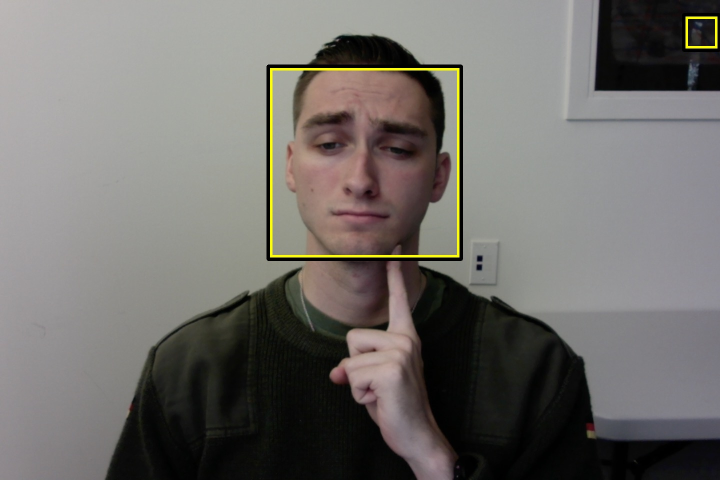
#> input picture example.jpg, 1440 x 960 px, given in place of the camera (shown at 1/2 size)
$ python object_oriented.py
#> lines starting #> are read from the running program, lines starting #| are printed output that depends on the picture; after the words box and inside, x2 and y2 are one past the last pixel; in counts of white or black regions, pixels touching at a corner belong together
# https://docs.opencv.org/4.x/dd/d43/tutorial_py_video_display.html
import cv2
import numpy as np

class FaceFinder:
	"""Initializes a facecascade, detects faces, finds largest face, draws face rects."""

	def __init__(self):
		self.face_cascade = cv2.CascadeClassifier('haarcascade_frontalface_default.xml')

	def find_face(self, frame):
		"""Returns (x,y), writes rec on frame."""
		gray = cv2.cvtColor(frame, cv2.COLOR_BGR2GRAY)
		faces = self.face_cascade.detectMultiScale(gray, minNeighbors = 9)
		#print('detected face(s) at:', faces)
		# Draw rectangle around the faces
		if faces is None:
			return None
		bw = bx = bh = by = 0
		for (x, y, w, h) in faces:
			if w > bw:
				bx,by,bw,bh = x,y,w,h
		cv2.rectangle(frame, (bx, by), (bx + bw, by + bh), (0, 255, 255), 3)
		return ((bx + bw//2), by + (bh//2))

class Stage:
	"""Initialized with display size, draws background grid based on position."""
	def __init__(self):
		self.disp_h = 0
		self.disp_w = 0
		self.cam_h = 720
		self.cam_w = 1280
		self.save_x = 960

	def draw_target_xy(self, img, pos, size):
		cv2.circle(img, pos,
				  size, (0, 0, 255), -1)
		cv2.circle(img, pos,
				  int(size*.8), (255, 255, 255), -1)
		cv2.circle(img, pos,
				  int(size*.6), (0, 0, 255), -1)
		cv2.circle(img, pos,
				  int(size*.4), (255, 255, 255), -1)
		cv2.circle(img, pos,
				  int(size*.2), (0, 0, 255), -1)


	def draw_targetz(self, pos, facexy):
		tx, ty, tz = pos
		cv2.circle(img, (ball0x , ball0y),
				  50, (255, 0, 0), -1)
		cv2.line(img,
				 (960+ int((600-960)*.3**2), 540 ),
				 (ball0x , ball0y),
				 (255, 0, 0), 3)


	def update(self, facexy):
		x,y = facexy
		e = .9 # smoothing constant
		x = e * x + (1-e)*self.save_x
		self.save_x = x
		img = np.zeros([1080,1920,3])
		decay = .3
		sx = sy = 0
		dx = int((x - self.cam_w/2)*2)
		for i in range(1,7):
			sx = sx + int((960-sx)*decay)
			sy = sy + int((540-sy)*decay)
			dx = int(dx * decay)
			#print(sx, sy)
			cv2.rectangle(img, (sx+dx,sy),
						  (1920-sx+dx, 1080-sy),
						  (255,255,255), 1)

		ball0x = 600+ int((x - self.cam_w/2)*2.6)
		ball0y = 540

		cv2.line(img,
				 (960+ int((600-960)*.3**2), 540 ),
				 (ball0x, ball0y),
				 (255,0,0), 3)
		self.draw_target_xy(img, (ball0x , ball0y), 35)

		ball1x = 1000+ int((x - self.cam_w/2)*2*.2)
		ball1y = 440

		cv2.line(img,
				 (960+ int((1200-960)*.3**2), 540 - int((540-650)*.3**2)),
				 (ball1x, ball1y),
				 (255,0,0), 3)
		self.draw_target_xy(img, (ball1x , ball1y), 25)

		ball2x = 1100+ int((x - self.cam_w/2)*2*.9)
		ball2y = 650

		cv2.line(img,
				 (960+ int((1100-960)*.3**2), 540 - int((540-650)*.3**2)),
				 (ball2x, ball2y),
				 (255,0,0), 3)
		self.draw_target_xy(img, (ball2x , ball2y), 50)


		cv2.imshow("Luc's Head Tracking Game", img)


#--------------------------------------------------------------------------
ff = FaceFinder()
stage = Stage()
#img = cv2.imread('brick-wall.jpg')
img = np.zeros([1080,1920,3])
cv2.imshow("Lus's Head Tracking Game", img)
cap = cv2.VideoCapture(cv2.CAP_ANY)
if not cap.isOpened():
	print('Cannot open camera. Make sure you have a webcam, ')
	print("and that it's not being used by another app.")
	exit()

moved = False
while True:
	# Read the frame
	ret, frame = cap.read()
#> frame is the input picture: shape (960, 1440, 3); mean B, G, R 106.4, 110, 112.7
	# if frame is read correctly ret is True
	if not ret:
		print("Error reading frame. Exiting...")

	facexy = ff.find_face(frame)
#> in find_face, `gray = cv2.cvtColor(frame, cv2.COLOR_BGR2GRAY)`:
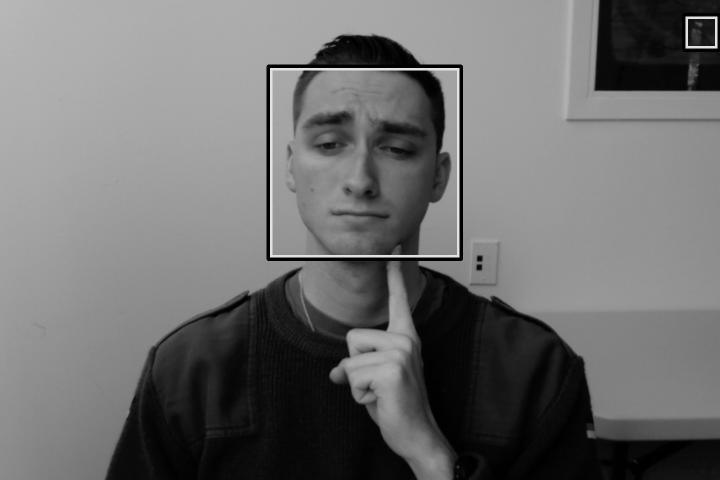
#> gray: shape (960, 1440) (shown at 1/2 size); min 0, max 232, mean 110.4
#> in find_face, `faces = self.face_cascade.detectMultiScale(gray, minNeighbors = 9)`: faces = [[539, 136, 379, 379]]
#> the loop in find_face, `for (x, y, w, h) in faces:` made 1 pass
#> (x, y, w, h, bx, by, bw, bh) on pass 1: (539, 136, 379, 379, 539, 136, 379, 379)
#> after the loop in find_face, `for (x, y, w, h) in faces:`: bh = 379; bx = 539; by = 136
#> in find_face, `cv2.rectangle(frame, (bx, by), (bx + bw, by + bh), (0, 255, 255), 3)`:
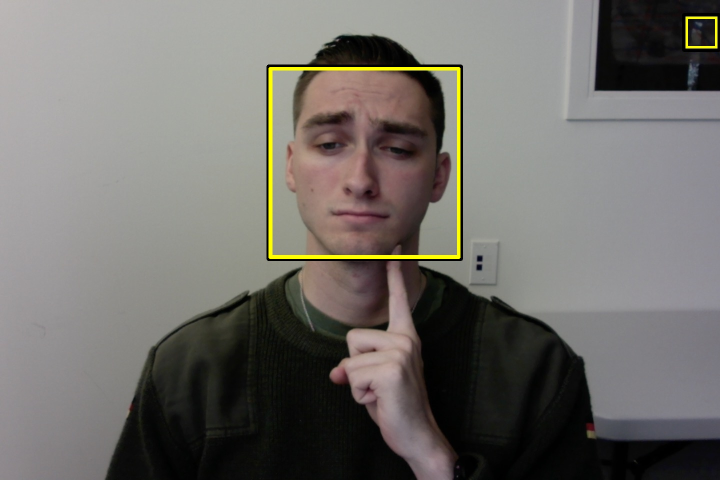
#> frame: shape (960, 1440, 3) (shown at 1/2 size); 0.5% of pixels changed, all inside (x1, y1, x2, y2) = (537, 134, 921, 518)
#> facexy = (728, 325)
	frame_small = cv2.resize(frame,
		(frame.shape[1]//4, frame.shape[0]//4),
		interpolation= cv2.INTER_LINEAR)
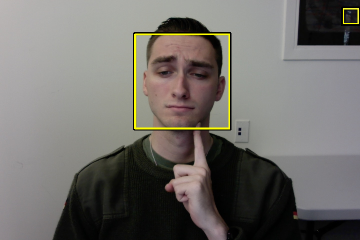
#> frame_small: shape (240, 360, 3); mean B, G, R 106.4, 110.7, 113.4
	cv2.imshow('q to quit', frame_small)
	if not moved:
		cv2.moveWindow('q to quit',1080,0)
		moved = True
	if facexy is not None:
		img = stage.update(facexy)
#> in update, `x,y = facexy`: x = 728; y = 325
#> in update, `x = e * x + (1-e)*self.save_x`: x = 751.2
#> in update, `dx = int((x - self.cam_w/2)*2)`: dx = 222
#> the loop in update, `for i in range(1,7):` made 6 passes
#> dx on passes 1 to 6: 66, 19, 5, 1, 0, 0
#> after the loop in update, `for i in range(1,7):`:
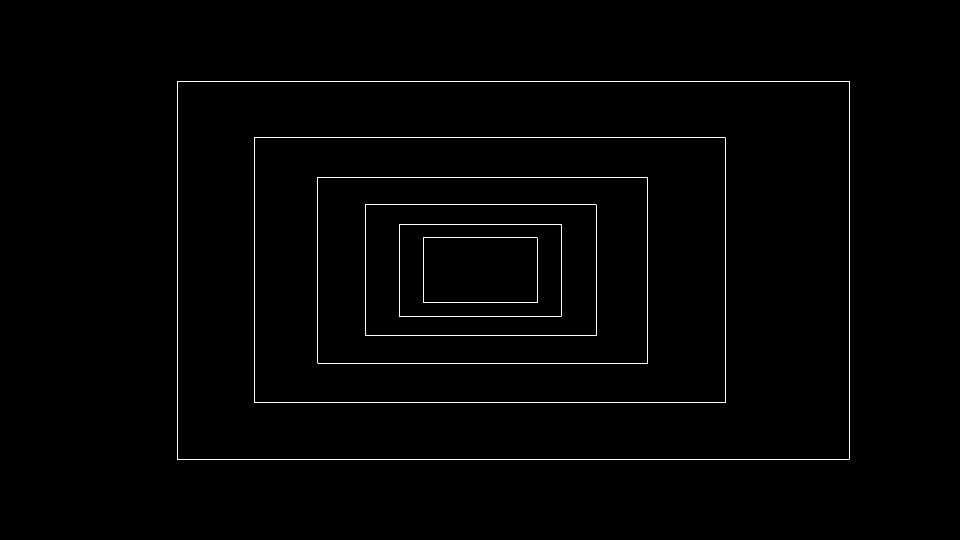
#> img: shape (1080, 1920, 3) float64 (shown at 1/2 size); 0.6% white in thin lines or dots, all inside (x1, y1, x2, y2) = (354, 162, 1699, 919)
#> after the loop in update, `for i in range(1,7):`: sx = 846; sy = 475
#> in update, `ball0x = 600+ int((x - self.cam_w/2)*2.6)`: ball0x = 889
#> in update, `cv2.line(img, (960+ int((600-960)*.3**2), 540 ), (ball0x, ball0y), (25..`:
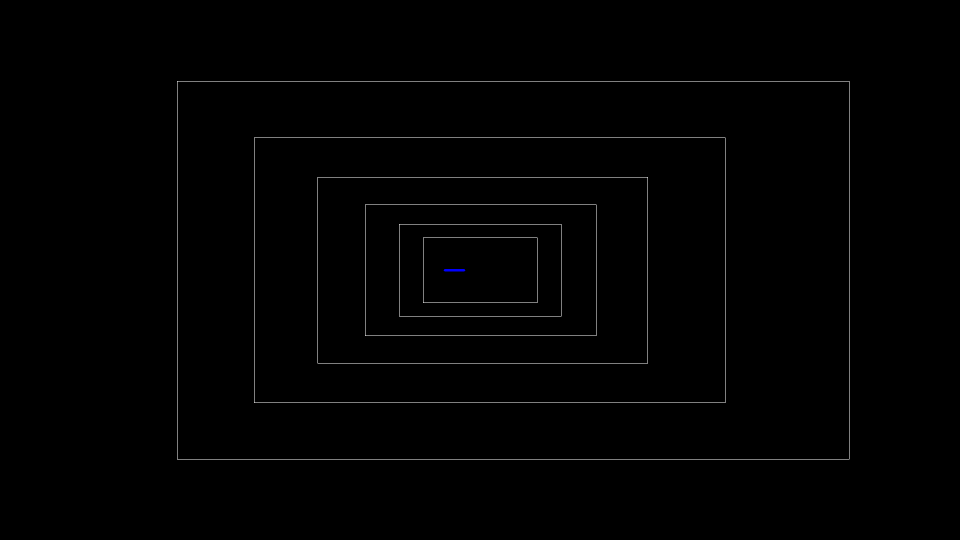
#> img: shape (1080, 1920, 3) float64 (shown at 1/2 size); mean of channels 0, 1, 2 1.5, 1.5, 1.5; drawn as B, G, R
#> in update, `ball1x = 1000+ int((x - self.cam_w/2)*2*.2)`: ball1x = 1044
#> in update, `ball2x = 1100+ int((x - self.cam_w/2)*2*.9)`: ball2x = 1300
#> in update, `cv2.imshow("Luc's Head Tracking Game", img)`:
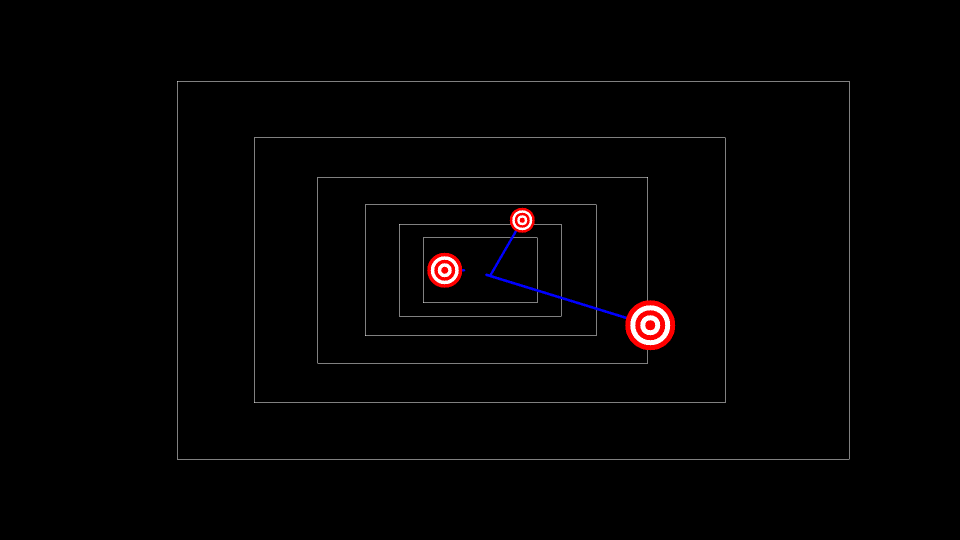
#> window "Luc's Head Tracking Game": shape (1080, 1920, 3) (shown at 1/2 size); mean B, G, R 2.4, 2.2, 3.2

	# Stop if q key is pressed
	if cv2.waitKey(30) == ord('q'):
#> (key q is pressed here)
		break

# Release the VideoCapture object
cap.release()
cv2.destroyAllWindows()
